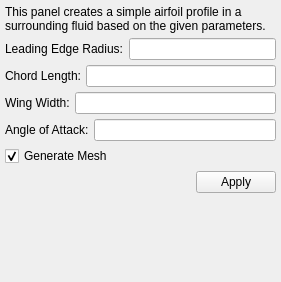
<?xml version="1.0" encoding="UTF-8"?>
<ui version="4.0">
 <class>MyPanel2</class>
 <widget class="QWidget" name="MyPanel2">
  <property name="geometry">
   <rect>
    <x>0</x>
    <y>0</y>
    <width>281</width>
    <height>282</height>
   </rect>
  </property>
  <property name="windowTitle">
   <string>Form</string>
  </property>
  <layout class="QGridLayout" name="gridLayout">
   <property name="margin">
    <number>5</number>
   </property>
   <property name="spacing">
    <number>5</number>
   </property>
   <item row="3" column="0">
    <layout class="QHBoxLayout" name="horizontalLayout_3">
     <item>
      <widget class="QLabel" name="label_4">
       <property name="text">
        <string>Wing Width:</string>
       </property>
      </widget>
     </item>
     <item>
      <widget class="QLineEdit" name="leWidth"/>
     </item>
    </layout>
   </item>
   <item row="2" column="0">
    <layout class="QHBoxLayout" name="horizontalLayout_4">
     <item>
      <widget class="QLabel" name="label_3">
       <property name="text">
        <string>Chord Length:</string>
       </property>
      </widget>
     </item>
     <item>
      <widget class="QLineEdit" name="leLength"/>
     </item>
    </layout>
   </item>
   <item row="6" column="0">
    <layout class="QHBoxLayout" name="horizontalLayout">
     <item>
      <spacer name="horizontalSpacer">
       <property name="orientation">
        <enum>Qt::Horizontal</enum>
       </property>
       <property name="sizeHint" stdset="0">
        <size>
         <width>40</width>
         <height>20</height>
        </size>
       </property>
      </spacer>
     </item>
     <item>
      <widget class="QPushButton" name="pbApply">
       <property name="text">
        <string>Apply</string>
       </property>
      </widget>
     </item>
    </layout>
   </item>
   <item row="1" column="0">
    <layout class="QHBoxLayout" name="horizontalLayout_5">
     <item>
      <widget class="QLabel" name="label_2">
       <property name="text">
        <string>Leading Edge Radius:</string>
       </property>
      </widget>
     </item>
     <item>
      <widget class="QLineEdit" name="leRadius"/>
     </item>
    </layout>
   </item>
   <item row="4" column="0">
    <layout class="QHBoxLayout" name="horizontalLayout_2">
     <item>
      <widget class="QLabel" name="label_5">
       <property name="text">
        <string>Angle of Attack:</string>
       </property>
      </widget>
     </item>
     <item>
      <widget class="QLineEdit" name="leAngle"/>
     </item>
    </layout>
   </item>
   <item row="7" column="0">
    <spacer name="verticalSpacer">
     <property name="orientation">
      <enum>Qt::Vertical</enum>
     </property>
     <property name="sizeHint" stdset="0">
      <size>
       <width>20</width>
       <height>0</height>
      </size>
     </property>
    </spacer>
   </item>
   <item row="0" column="0">
    <widget class="QLabel" name="label">
     <property name="text">
      <string>This panel creates a simple airfoil profile in a surrounding fluid based on the given parameters.</string>
     </property>
     <property name="wordWrap">
      <bool>true</bool>
     </property>
    </widget>
   </item>
   <item row="5" column="0">
    <widget class="QCheckBox" name="cbMesh">
     <property name="toolTip">
      <string>Generate a mesh using boundary layers and hex meshing.</string>
     </property>
     <property name="text">
      <string>Generate Mesh</string>
     </property>
     <property name="checked">
      <bool>true</bool>
     </property>
    </widget>
   </item>
  </layout>
 </widget>
 <tabstops>
  <tabstop>leRadius</tabstop>
  <tabstop>leLength</tabstop>
  <tabstop>leWidth</tabstop>
  <tabstop>leAngle</tabstop>
  <tabstop>cbMesh</tabstop>
  <tabstop>pbApply</tabstop>
 </tabstops>
 <resources/>
 <connections/>
</ui>
